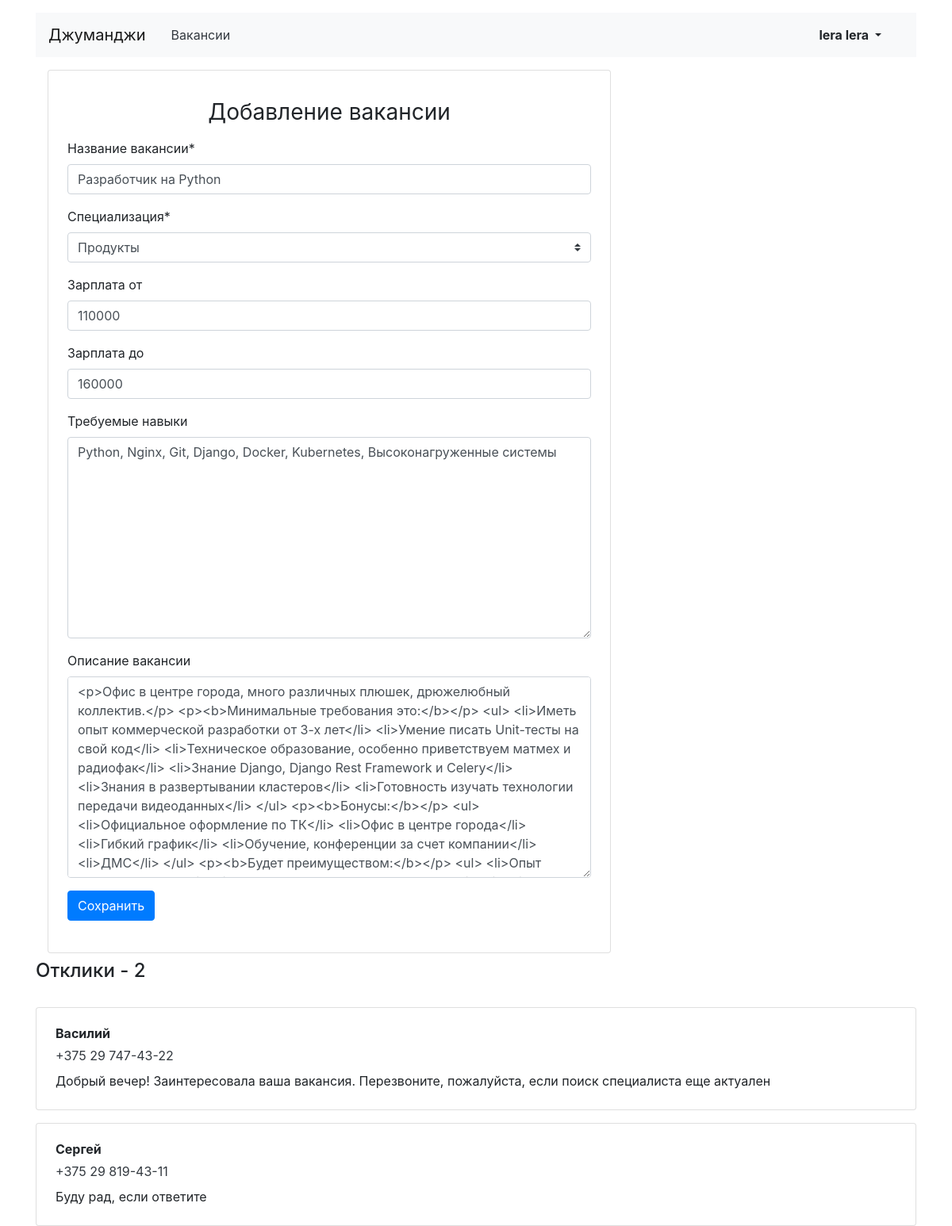
Page /mycompany/vacancies/10/ (signed in) on the earlier database version.
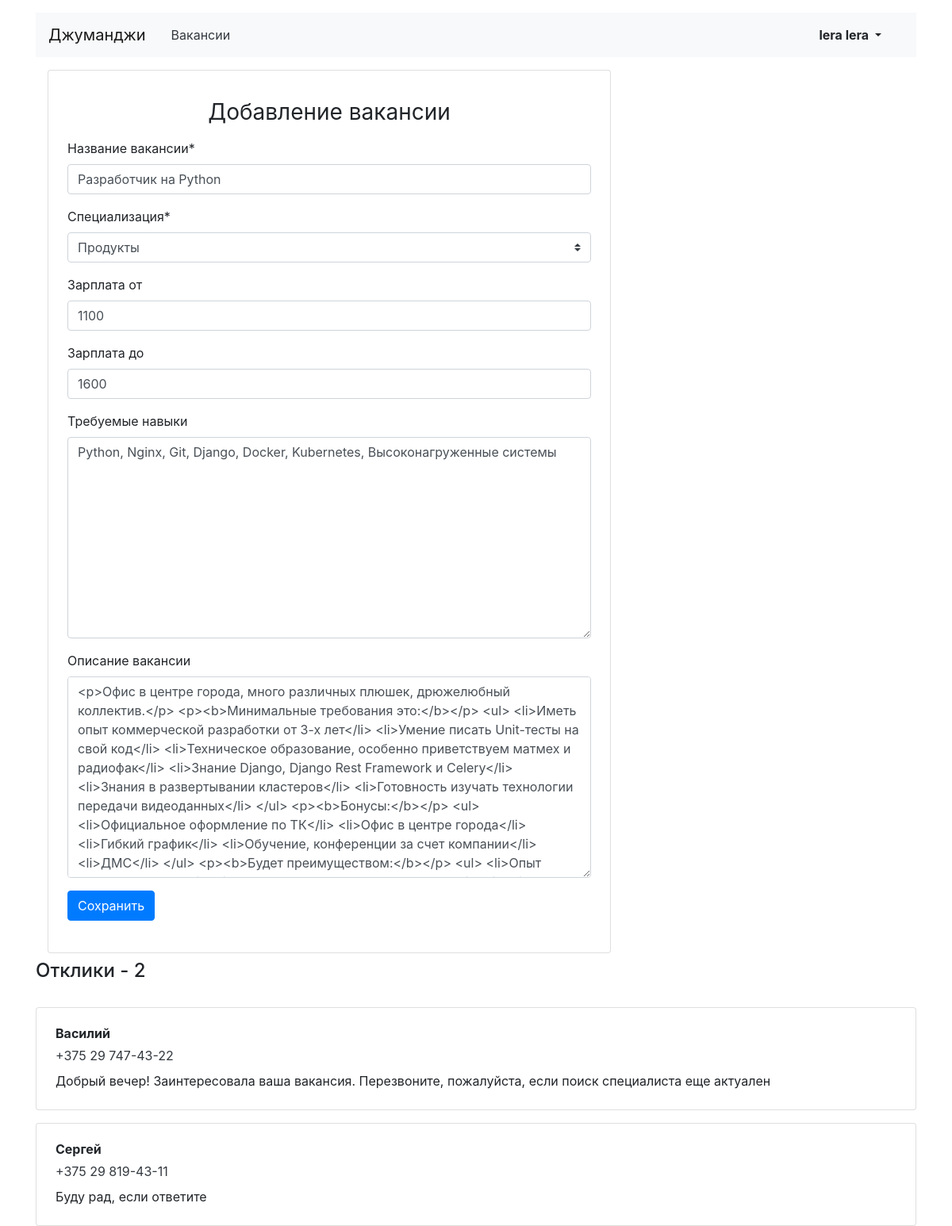
Same page on the later database version.
### vacancies/models.py (models this page shows, shortened)
class Vacancy(models.Model):
    title = models.CharField(max_length=64, verbose_name='Название вакансии')
    specialty = models.ForeignKey(Specialty, on_delete=models.PROTECT, related_name="vacancies",
                                  verbose_name='Специализация')
    company = models.ForeignKey(Company, on_delete=models.CASCADE, related_name="vacancies")
    skills = models.TextField(blank=True, verbose_name='Требуемые навыки')
    description = models.TextField(blank=True, verbose_name='Описание вакансии')
    salary_min = models.IntegerField(blank=True, verbose_name='Зарплата от')
    salary_max = models.IntegerField(blank=True, verbose_name='Зарплата до')
    published_at = models.DateTimeField(auto_now_add=True)
    class Meta:
        verbose_name = 'Вакансия'
        verbose_name_plural = 'Вакансии'

class Specialty(models.Model):
    code = models.CharField(max_length=64)
    title = models.CharField(max_length=64)
    picture = models.ImageField(upload_to='MEDIA_SPECIALITY_IMAGE_DIR')
    class Meta:
        verbose_name = 'Специализация'
        verbose_name_plural = 'Специализации'
    def __str__(self):
        return self.title

### vacancies/views.py (the view, shortened to what this page needs)
# urls.py: path('mycompany/vacancies/<int:vacancy_id>/', MyCompanyVacancyFullView.as_view(), name='mycompany_vacancy'),
class MyCompanyVacancyFullView(LoginRequiredMixin, UpdateView):
    form_class = MyVacancyForm
    template_name = 'vacancies/vacancy-edit.html'
    success_url = reverse_lazy('home')
    login_url = '/login/'
    def get(self, request, *args, **kwargs):
        try:
            Company.objects.get(owner=request.user)
        except ObjectDoesNotExist:
            return redirect('letsstart_mycompany')
        myvacancy = get_object_or_404(
            Vacancy.objects.filter(
                company__owner_id=request.user.pk
            ),
            pk=self.kwargs['vacancy_id'],
        )
        applications = Application.objects.filter(vacancy=self.kwargs['vacancy_id'])
        filled_form = MyVacancyForm(instance=myvacancy)
        context = {
            'applications': applications,
            'myvacancy': myvacancy,
            'form': filled_form,
        }
        return render(request, 'vacancies/vacancy-edit.html', context=context)

### vacancies/forms.py
class MyVacancyForm(forms.ModelForm):
    class Meta:
        model = Vacancy
        fields = ['title', 'specialty', 'salary_min', 'salary_max', 'skills', 'description']
    def __init__(self, *args, **kwargs):
        super().__init__(*args, **kwargs)
        self.helper = FormHelper()
        self.helper.form_method = 'post'
        self.helper.add_input(Submit('save', 'Сохранить'))

### vacancies/templates/vacancies/vacancy-edit.html
{% extends 'vacancies/base.html' %}
{% block content %}
<div class="col-12 col-lg-8">
    <div class="card">
        <div class="card-body px-4 pb-4 tab-content">
            <div class="text-center mt-3 b-1">
                <h1 class="h3 mb-3 font-weight-normal">Добавление вакансии</h1>
            </div>
            {% load crispy_forms_tags %}
            {% crispy form %}
        </div>
    </div>
</div>
{% if applications.count > 0 %}
<h2 class="h4 pt-2 pb-3">Отклики - {{ applications.count }}</h2>
{% endif %}
{% for application in applications %}
<div class="card mt-3">
    <div class="card-body px-4">
        <p class="mb-1 font-weight-bold">{{ application.written_username }}</p>
        <p class="mb-2"><a href="{{ application.written_phone }}" class="text-dark">{{ application.written_phone }}</a>
        </p>
        <p class="mb-1">{{ application.written_cover_letter }}</p>
    </div>
</div>
{% endfor %}
{% endblock %}

Differences in the rows shown:
changed Vacancy "Продукты": salary_min "110000" → "1100"; salary_max "160000" → "1600"
